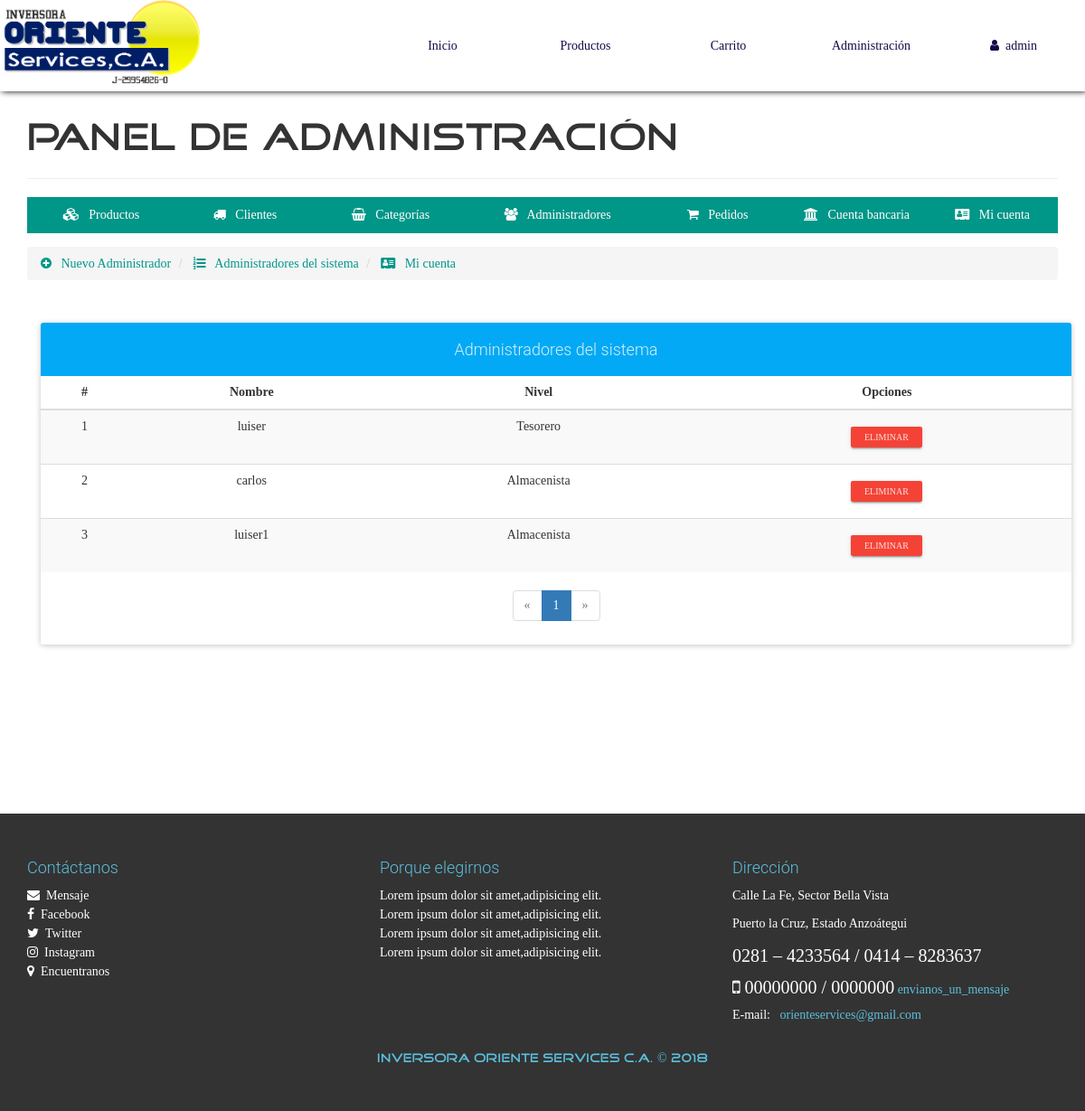
/configAdmin.php?view=adminlist (signed in), run on an earlier commit of the app's database.
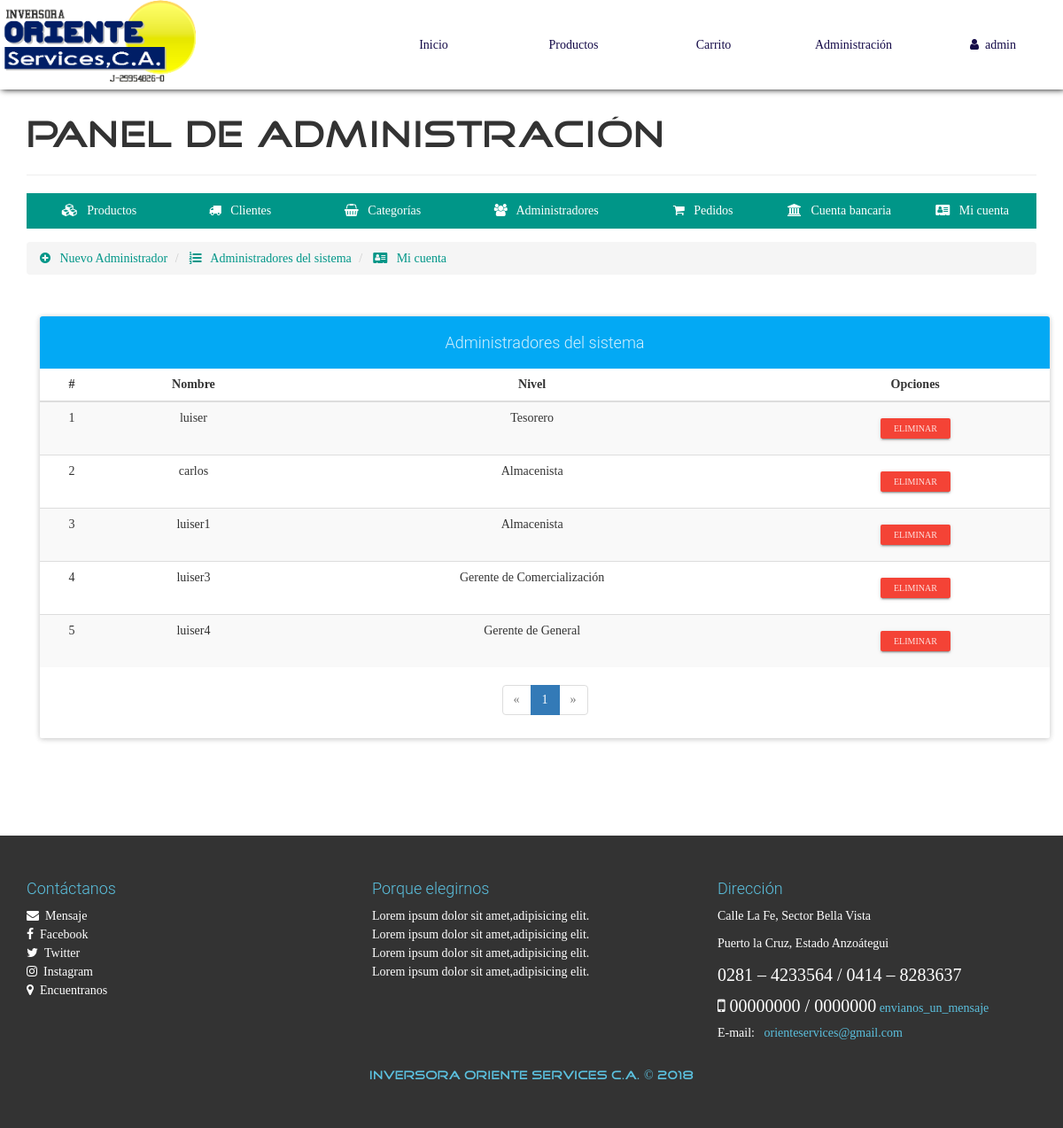
And on a later commit of the database.
### tables this page shows
CREATE TABLE `administrador` (
  `id` int(11) NOT NULL,
  `Nombre` varchar(55) NOT NULL,
  `Clave` text NOT NULL,
  `CodNivel` int(10) UNSIGNED NOT NULL,
  `Fecha` timestamp NOT NULL DEFAULT CURRENT_TIMESTAMP
);

CREATE TABLE `niveles` (
  `CodNivel` int(11) NOT NULL,
  `Nivel` varchar(55) NOT NULL,
  `Fecha` timestamp NOT NULL DEFAULT CURRENT_TIMESTAMP
);

### admin/adminlist-view.php (the view, shortened to what this page needs)
<ul class="breadcrumb" style="margin-bottom: 5px;">
    <li>
        <a href="configAdmin.php?view=admin">
            <i class="fa fa-plus-circle" aria-hidden="true"></i> &nbsp; Nuevo Administrador
        </a>
    </li>
    <li>
        <a href="configAdmin.php?view=adminlist"><i class="fa fa-list-ol" aria-hidden="true"></i> &nbsp; Administradores del sistema</a>
    </li>
    <li>
        <a href="configAdmin.php?view=account"><i class="fa fa-address-card" aria-hidden="true"></i> &nbsp; Mi cuenta</a>
    </li>
</ul>
<div class="container">
    <div class="row">
        <div class="col-xs-12">
            <br><br>
            <div class="panel panel-info">
                <div class="panel-heading text-center"><h4>Administradores del sistema</h4></div>
                <div class="table-responsive">
                    <table class="table table-striped table-hover">
                        <thead class="">
                            <tr>
                                <th class="text-center">#</th>
                                <th class="text-center">Nombre</th>
                                <th class="text-center">Nivel</th>
                                <th class="text-center">Opciones</th>
                            </tr>
                        </thead>
                        <tbody>
                            <?php
                                $mysqli = mysqli_connect(SERVER, USER, PASS, BD);
                                mysqli_set_charset($mysqli, "utf8");
                                $pagina = isset($_GET['pag']) ? (int)$_GET['pag'] : 1;
                                $regpagina = 30;
                                $inicio = ($pagina > 1) ? (($pagina * $regpagina) - $regpagina) : 0;
                                $alladmin = mysqli_query($mysqli,"SELECT administrador.*, niveles.*
                                                                        FROM administrador
                                                                            INNER JOIN niveles on administrador.CodNivel = niveles.CodNivel
                                                                                WHERE id!='1'");
                                $totalregistros = mysqli_query($mysqli,"SELECT FOUND_ROWS()");
                                $totalregistros = mysqli_fetch_array($totalregistros, MYSQLI_ASSOC);
                                $numeropaginas = ceil($totalregistros["FOUND_ROWS()"]/$regpagina);
                                $cr=$inicio+1;
                              while($adm=mysqli_fetch_array($alladmin, MYSQLI_ASSOC)){
                            ?>
                            <tr>
                                <td class="text-center"><?php echo $cr; ?></td>
                                <td class="text-center"><?php echo $adm['Nombre']; ?></td>
                                <td class="text-center"><?php echo $adm['Nivel']; ?></td>
                                <td class="text-center">
                                    <form action="process/deladmin.php" method="POST" class="FormCatElec" data-form="delete">
                                        <button type="submit" class="btn btn-raised btn-xs btn-danger">Eliminar</button>
                                    </form>
                                </td>
                            </tr>
                            <?php
                                $cr++;
                              }
                            ?>
                        </tbody>
                    </table>
                </div>
                <?php if($numeropaginas>=1): ?>
                <div class="text-center">
                  <ul class="pagination">
                    <?php if($pagina == 1): ?>
                        <li class="disabled">
                            <a>
                                <span aria-hidden="true">&laquo;</span>
                            </a>
                        </li>
                    <?php endif; ?>
                    <?php
                        for($i=1; $i <= $numeropaginas; $i++ ){
                            if($pagina == $i){
                                echo '<li class="active"><a href="configAdmin.php?view=adminlist&pag='.$i.'">'.$i.'</a></li>';
                            }else{
                                echo '<li><a href="configAdmin.php?view=adminlist&pag='.$i.'">'.$i.'</a></li>';
                            }
                        }
                    ?>
                    <?php if($pagina == $numeropaginas): ?>
                        <li class="disabled">
                            <a>
                                <span aria-hidden="true">&raquo;</span>
                            </a>
                        </li>
                    <?php endif; ?>
                  </ul>
                </div>
                <?php endif; ?>
            </div>
        </div>
    </div>
</div>

### configAdmin.php (shortened to what this page needs)
<!DOCTYPE html>
<html lang="es">
<head>
    <?php include './inc/link.php'; ?>
</head>
<body id="container-page-configAdmin">
    <?php include './inc/navbar.php'; ?>
    <section id="prove-product-cat-config">
        <div class="container">
          <div class="page-header">
            <h1><big class="tittles-pages-logo">Panel de Administración</big></h1>
          </div>
          <ul class="nav nav-tabs nav-justified" style="margin-bottom: 15px;">
            <?php if($_SESSION['Nivel'] == 1 || $_SESSION['Nivel'] == 2 || $_SESSION['Nivel'] == 4 || $_SESSION['Nivel'] == 5){ ?>
            <li>
              <a href="configAdmin.php?view=product">
                <i class="fa fa-cubes" aria-hidden="true"></i> &nbsp; Productos
              </a>
            </li>
          <?php } ?>
          <?php if($_SESSION['Nivel'] == 1 || $_SESSION['Nivel'] == 2 || $_SESSION['Nivel'] == 4 || $_SESSION['Nivel'] == 5){ ?>
            <li>
              <a href="configAdmin.php?view=provider">
                <i class="fa fa-truck" aria-hidden="true"></i> &nbsp; Clientes
              </a>
            </li>
            <?php } ?>
            <?php if($_SESSION['Nivel'] == 1 || $_SESSION['Nivel'] == 2 || $_SESSION['Nivel'] == 5){ ?>
            <li>
              <a href="configAdmin.php?view=category">
                <i class="fa fa-shopping-basket" aria-hidden="true"></i> &nbsp; Categorías
              </a>
            </li>
            <?php } ?>
            <?php if($_SESSION['Nivel'] == 1){ ?>
            <li>
              <a href="configAdmin.php?view=admin">
                <i class="fa fa-users" aria-hidden="true"></i> &nbsp; Administradores
              </a>
            </li>
            <?php } ?>
            <?php if($_SESSION['Nivel'] == 1 || $_SESSION['Nivel'] == 2 || $_SESSION['Nivel'] == 3 || $_SESSION['Nivel'] == 4 || $_SESSION['Nivel'] == 5){ ?>
            <li>
              <a href="configAdmin.php?view=order">
                <i class="fa fa-shopping-cart" aria-hidden="true"></i> &nbsp; Pedidos
              </a>
            </li>
            <?php } ?>
            <?php if($_SESSION['Nivel'] == 1 || $_SESSION['Nivel'] == 2 || $_SESSION['Nivel'] == 5){ ?>
            <li>
              <a href="configAdmin.php?view=bank">
                <i class="fa fa-university" aria-hidden="true"></i> &nbsp; Cuenta bancaria
              </a>
            </li>
            <?php } ?>
            <li>
              <a href="configAdmin.php?view=account">
                <i class="fa fa-address-card" aria-hidden="true"></i> &nbsp; Mi cuenta
              </a>
            </li>
          </ul>
          <?php
            $content=$_GET['view'];
            $WhiteList=["product","productlist","productinfo","provider","providerlist","providerinfo","category","categorylist","categoryinfo","admin","adminlist","order","bank","account"];
            if(isset($content)){
              if(in_array($content, $WhiteList) && is_file("./admin/".$content."-view.php")){
                include "./admin/".$content."-view.php";
              }else{
                echo '<h2 class="text-center">Lo sentimos, la opción que ha seleccionado no se encuentra disponible</h2>';
              }
            }else{
              echo '<h2 class="text-center">Para empezar, por favor escoja una opción del menú de administración</h2>';
            }
          ?>
        </div>
    </section>
    <?php include './inc/footer.php'; ?>
</body>
</html>

### inc/link.php (shortened to what this page needs)
<link rel="stylesheet" href="./css/font-awesome.min.css">
<link rel="stylesheet" href="./css/normalize.css">
<link rel="stylesheet" href="./css/bootstrap.min.css">
<link rel="stylesheet" href="./css/bootstrap-material-design.min.css">
<link rel="stylesheet" href="./css/ripples.min.css">
<link rel="stylesheet" href="./css/sweetalert.css">
<link rel="stylesheet" href="./css/media.css">
<link rel="stylesheet" href="./css/style.css">

### inc/navbar.php (shortened to what this page needs)
<nav id="navbar-auto-hidden">
        <div class="row hidden-xs">
            <div class="col-xs-4">
            <img src="./assets/img/logotipo.png">
            </div>
            <div class="col-xs-8">
              <div class="contenedor-tabla pull-right">
                <div class="contenedor-tr">
                  <a href="index.php" class="table-cell-td">Inicio</a>
                  <a href="product.php" class="table-cell-td">Productos</a>
                  <?php
                      if(!$_SESSION['nombreAdmin']==""){
                          echo '
                              <a href="carrito.php" class="table-cell-td">Carrito</a>
                              <a href="configAdmin.php" class="table-cell-td">Administración</a>
                              <a href="#!" class="table-cell-td exit-system">
                                  <i class="fa fa-user"></i>&nbsp;&nbsp;'.$_SESSION['nombreAdmin'].'
                              </a>
                           ';
                      }else if(!$_SESSION['nombreUser']==""){
                          echo '
                              <a href="pedido.php" class="table-cell-td">Pedido</a>
                              <a href="carrito.php" class="table-cell-td">Carrito</a>
                              <a href="#!" class="table-cell-td exit-system">
                              <i class="fa fa-user"></i>&nbsp;&nbsp;'.$_SESSION['nombreUser'].'
                              </a>
                              <a href="#!" class="table-cell-td userConBtn" data-code="'.$_SESSION['UserRIF'].'">
                                <i class="glyphicon glyphicon-cog"></i>
                              </a>
                           ';
                      }
                  ?>
                </div>
              </div>
            </div>
        </div>
    </nav>

### inc/footer.php (shortened to what this page needs)
<footer>
    <div class="container">
        <div class="row">
            <div class="col-sm-4">
                <h4 class="text-footer">Contáctanos</h4>
                <a href="mail.php" target="_blank">
                    <i class="fa fa-envelope" aria-hidden="true">&nbsp; Mensaje </i>
                </a><br>
                <a href="https://www.facebook.com/" target="_blank">
                    <i class="fa fa-facebook" aria-hidden="true">&nbsp; Facebook </i>
                </a><br>
                <a href="https://twitter.com/search?q=orienteservices&src=typd" target="_blank">
                    <i class="fa fa-twitter" aria-hidden="true">&nbsp; Twitter </i>
                </a><br>
                <a href="https://www.instagram.com" target="_blank">
                        <i class="fa fa-instagram" aria-hidden="true">&nbsp; Instagram </i>
                </a><br>
                <a href="https://www.google.com/maps/search/Calle+La+Fe+Puerto+La+Cruz+6023,+Anzo%C3%A1tegui/@10.207008,-64.63478,1482m/data=!3m1!1e3?hl=es-MX" target="_blank">
                    <i class="fa fa-map-marker" aria-hidden="true">&nbsp; Encuentranos </i>
                </a>
            </div>
            <div class="col-sm-4">
                <h4 class="text-footer">Porque elegirnos</h4>
                <p>
                    Lorem ipsum dolor sit amet,adipisicing elit.</br>
                    Lorem ipsum dolor sit amet,adipisicing elit.</br>
                    Lorem ipsum dolor sit amet,adipisicing elit.</br>
                    Lorem ipsum dolor sit amet,adipisicing elit.</br>
                </p>
            </div>
            <div class="col-sm-4">
                <h4 class="text-footer" >Dirección</h4>
                <p style="color: #FFF">Calle La Fe, Sector Bella Vista</p>
                <p style="color: #FFF">Puerto la Cruz, Estado Anzoátegui</p>
                <p style="font-size:20px" aria-hidden="true">  0281 – 4233564 / 0414 – 8283637</p>
                <p class="fa fa-mobile" style="font-size:20px"  aria-hidden="true">  00000000 / 0000000</p> <a href="#" target="_blank" style="color: #5bc0de">envianos_un_mensaje</a></br>
                E-mail: <a href="#" target="_blank" style="color: #5bc0de"> &nbsp; orienteservices@gmail.com</a>
            </div>
        </div>
    </div>
    <br>
    <h5 class="text-center tittles-pages-logo text-footer">INVERSORA ORIENTE SERVICES C.A. &copy; 2018</h5>
</footer>

### css/media.css (style rules this page uses)
@media (min-width: 1200px) { .contenedor-tabla { width: 90%; } }

### css/style.css (style rules this page uses)
body { font-family: "FontFamilySPro"; line-height: 1.5; font-size: 1.4em; width: 100%; height: 100%; margin: 0px; padding: 0px; background-position: center center; background-repeat: no-repeat; background-attachment: fixed; background-size: cover; background-color: #fff; }
nav { width: 100%; position: fixed; top: 0px; background-color: #fff; box-shadow: 2px 0px 7px #000; z-index: 50; }
.contenedor-tabla { display: table; width: 100%; }
.contenedor-tr { display: table-row; width: 100%; }
.contenedor-tr > a { text-decoration: none; color: #150B49; }
.contenedor-tr > a:last-child { border-right: 1px solid rgba(255, 255, 255,0.3); }
.table-cell-td { display: table-cell; padding: 40px 7px; border-left: 1px solid rgba(255, 255, 255,0.3); text-align: center; width: 20%; }
section { width: 100%; margin: 0px; padding: 90px 0px; }
footer { width: 100%; color: #fff; background-color: #333; padding: 40px 0px; }
.text-footer { color: #5bc0de; }
footer a { color: #fff; }
.tittles-pages-logo { font-family: "FontFamilyLogo"; }
#container-page-configAdmin { background-image: url(../assets/img/fondo.jpg); }
#prove-product-cat-config { background-color: #fff; min-height: 900px; }

What changed in the data, as far as the page shows it:
added administrador: Nombre "luiser3", niveles.Nivel "Gerente de Comercialización"
added administrador: Nombre "luiser4", niveles.Nivel "Gerente de General"
